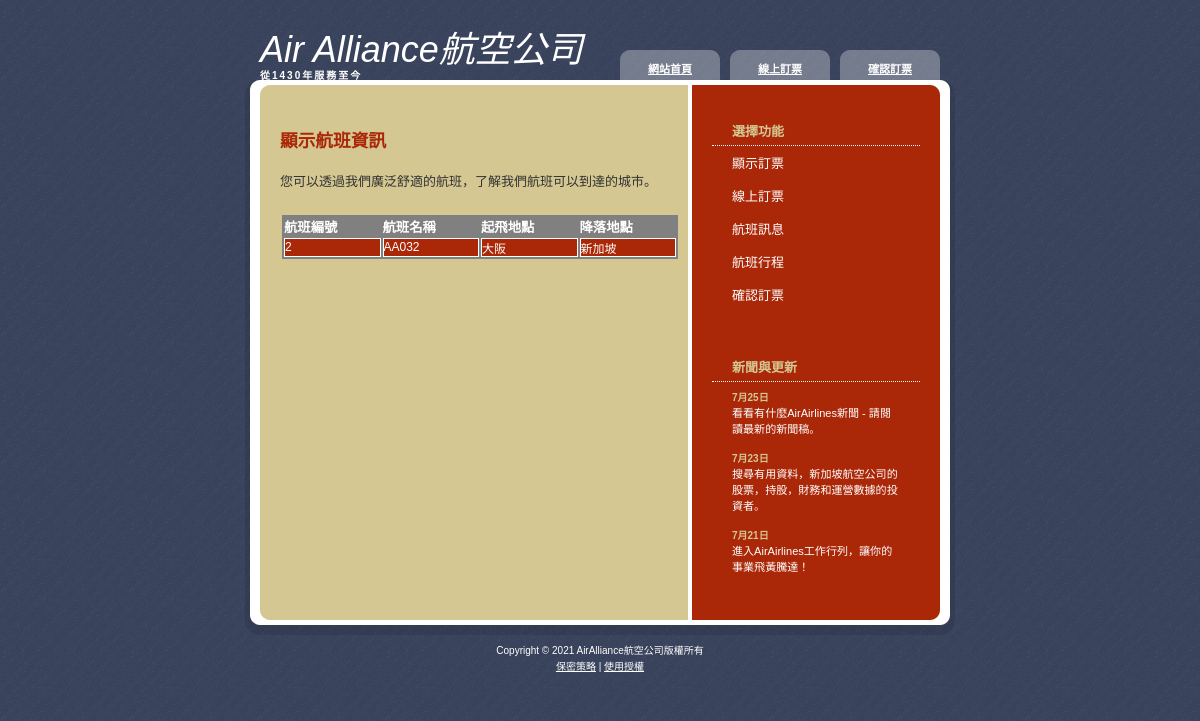
The page /flightinfo.php?FID=2 on the database its author committed.
### tables this page shows
CREATE TABLE `flights` (
  `FID` int(11) NOT NULL,
  `FName` varchar(10) NOT NULL,
  `SourceSID` int(11) NOT NULL,
  `DestSID` int(11) NOT NULL
);

CREATE TABLE `sectors` (
  `SID` int(11) NOT NULL,
  `Sector` varchar(10) NOT NULL
);

### itinerarymanager.php (called while the page is built, shortened)
<?php
include("classes/flight.php");
function initDB(){
    if ( ! isset($_SESSION['databaseURL']) ){
       $query = "SELECT * FROM Sectors";
    }
    $databaseURL = $_SESSION['databaseURL'];
    $databaseUName = $_SESSION['databaseUName'];
    $databasePWord = $_SESSION['databasePWord'];
    $databaseName = $_SESSION['databaseName'];
    $connection = mysqli_connect($databaseURL,$databaseUName,
                                $databasePWord,$databaseName)
                  or die ("錯誤: 連接伺服器或資料庫錯誤!");
    mysqli_query($connection,'SET CHARACTER SET utf8');
    mysqli_query($connection,"SET collation_connection = 'utf8_general_ci'");
    return $connection;
}
function getFlightInfo($FID){
    $connection = initDB();
    if( $FID == 0 ){
       $query = "SELECT * FROM Flights";
    }
    else{
       $query = "SELECT * FROM Flights WHERE FID='".$FID."'";
    }
    $result = mysqli_query($connection,$query);
    $flightID = 0;
    while($row = mysqli_fetch_array($result,MYSQLI_ASSOC)){
       $FID = $row['FID'];
       $FName = $row['FName'];
       $SourceSID = $row['SourceSID'];
       $DestSID = $row['DestSID'];
       $query2 = "SELECT * FROM Sectors WHERE SID='".$SourceSID."'";
       $result2 = mysqli_query($connection,$query2);
       $row2 = mysqli_fetch_array($result2,MYSQLI_ASSOC);
       $source = $row2['Sector'];
       $query3 = "SELECT * FROM Sectors WHERE SID='".$DestSID."'";
       $result3 = mysqli_query($connection,$query3);
       $row3 = mysqli_fetch_array($result3,MYSQLI_ASSOC);
       $dest= $row3['Sector'];
       $flight = new Flight();
       $flight->set_FID($FID);
       $flight->set_FName($FName);
       $flight->set_source($source);
       $flight->set_dest($dest);
       $flightData[$flightID] = $flight;
       $flightID = $flightID +1;
    }
    return $flightData;
}
?>

### classes/flight.php (called while the page is built)
<?php
class Flight{
    private $FID;
    private $fName;
    private $source;
    private $dest;
    function set_FID($FID){
            $this->FID = $FID;
        }
    function set_FName($fName){
            $this->fName = $fName;
        }
    function set_source($source){
            $this->source = $source;
        }
    function set_dest($dest){
            $this->dest = $dest;
        }
    function get_FID(){
            return $this->FID;
        }
    function get_FName(){
            return $this->fName;
        }
    function get_source(){
            return $this->source;
        }
    function get_dest(){
            return $this->dest;
        }
}
?>

### flightinfo.php (the view, shortened to what this page needs)
<!DOCTYPE html>
<html>
    <head>
        <link href="css/default.css" rel="stylesheet" type="text/css" />
    </head>
    <?php
        include("itinerarymanager.php");
        $FID = 0;
        if(isset($_REQUEST["FID"])){
            $FID = $_REQUEST["FID"];
        }
    ?>
    <body>
        <div id="wrapper">
        <?php include 'include/header.php'; ?>
            <div id="page">
                <div id="content">
                    <div id="welcome">
                        <h1>顯示航班資訊</h1>
                        <p>
                            您可以透過我們廣泛舒適的航班，了解我們航班可以到達的城市。
                        </p>
                        <table class="aatable">
                            <tr>
                                <th>航班編號</th>
                                <th>航班名稱</th>
                                <th>起飛地點</th>
                                <th>降落地點</th>
                            </tr>
                            <?php
                            $flightData = getFlightInfo($FID);
                            for($index=0;$index < count($flightData);$index++){
                                $flight = $flightData[$index];
                                echo "<tr>";
                                echo "<td>".$flight->get_FID()."</td>";
                                echo "<td>".$flight->get_FName()."</td>";
                                echo "<td>".$flight->get_source()."</td>";
                                echo "<td>".$flight->get_dest()."</td>";
                                echo "</tr>";
                            }
                            ?>
                        </table>
                    </div>
                </div>
                <div id="sidebar">
                    <ul>
                        <?php include 'include/nav.php'; ?>
                            <?php include 'include/updates.php'; ?>
                    </ul>
                </div>
                <div style="clear: both; height: 1px"></div>
            </div>
                <?php include 'include/footer.php'; ?>
        </div>
    </body>
</html>

### css/default.css (style rules this page uses)
* { margin: 0; padding: 0; }
body { background: #D4C792 url(images/img01.gif); font-family: Arial, Helvetica, sans-serif; font-size: 13px; color: #333333; }
h1, h2, h3 { color: #AA2808; }
p, blockquote, ul, ol { margin-bottom: 20px; line-height: 1.6em; }
#page { width: 710px; margin: 0 auto; background: #D4C792 url(images/img04.gif) repeat-y; }
#content { float: left; width: 388px; padding: 30px 0 0 35px; }
#content h1, #content h2, #content h3 { margin-bottom: 20px; }
#content h1 { font-size: 136%; }
#sidebar { float: right; width: 208px; padding: 0 35px 0 0; }
#sidebar ul { margin: 0; padding: 0; list-style: none; line-height: normal; }
TABLE.aatable { font-family:arial; font-size:10pt; background-color:#808080; width:400px; border-style:solid; border-color:#D4C792; border-width:2px; }
TH { font-size:10pt; color:white; text-align:left; }
TD { font-size:9pt; background-color:#AA2808; color:white; border-style:solid; border-width:1px; text-align:left; }

### rows shown on the page
flights: FID "2", FName "AA032"
sectors: Sector "大阪"
sectors: Sector "新加坡"
